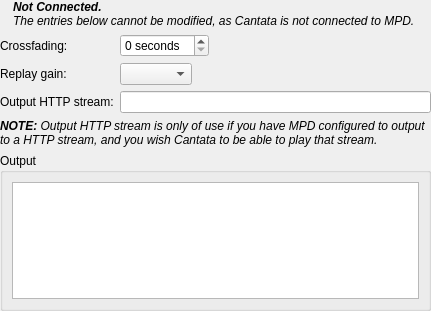
<?xml version="1.0" encoding="UTF-8"?>
<ui version="4.0">
 <class>ServerPlaybackSettings</class>
 <widget class="QWidget" name="ServerPlaybackSettings">
  <property name="geometry">
   <rect>
    <x>0</x>
    <y>0</y>
    <width>431</width>
    <height>311</height>
   </rect>
  </property>
  <layout class="QGridLayout" name="gridLayout">
   <property name="margin">
    <number>0</number>
   </property>
   <item row="0" column="0">
    <widget class="BuddyLabel" name="messageIcon">
     <property name="sizePolicy">
      <sizepolicy hsizetype="Fixed" vsizetype="Fixed">
       <horstretch>0</horstretch>
       <verstretch>0</verstretch>
      </sizepolicy>
     </property>
     <property name="text">
      <string/>
     </property>
    </widget>
   </item>
   <item row="0" column="1">
    <widget class="QLabel" name="messageLabel">
     <property name="text">
      <string>&lt;i&gt;&lt;b&gt;Not Connected.&lt;/b&gt;&lt;br/&gt;The entries below cannot be modified, as Cantata is not connected to MPD.&lt;/i&gt;</string>
     </property>
     <property name="wordWrap">
      <bool>true</bool>
     </property>
    </widget>
   </item>
   <item row="1" column="0" colspan="2">
    <layout class="QFormLayout" name="formLayout_2">
     <property name="fieldGrowthPolicy">
      <enum>QFormLayout::ExpandingFieldsGrow</enum>
     </property>
     <item row="0" column="0">
      <widget class="BuddyLabel" name="crossfadingLabel">
       <property name="text">
        <string>Crossfading:</string>
       </property>
       <property name="buddy">
        <cstring>crossfading</cstring>
       </property>
      </widget>
     </item>
     <item row="0" column="1">
      <widget class="SpinBox" name="crossfading">
       <property name="suffix">
        <string> seconds</string>
       </property>
       <property name="maximum">
        <number>20</number>
       </property>
      </widget>
     </item>
     <item row="1" column="0">
      <widget class="BuddyLabel" name="replayGainLabel">
       <property name="text">
        <string>Replay gain:</string>
       </property>
       <property name="buddy">
        <cstring>replayGain</cstring>
       </property>
      </widget>
     </item>
     <item row="1" column="1">
      <widget class="QComboBox" name="replayGain"/>
     </item>
     <item row="2" column="0">
      <widget class="BuddyLabel" name="streamUrlLabel">
       <property name="text">
        <string>Output HTTP stream:</string>
       </property>
       <property name="buddy">
        <cstring>streamUrl</cstring>
       </property>
      </widget>
     </item>
     <item row="2" column="1">
      <widget class="QLineEdit" name="streamUrl"/>
     </item>
    </layout>
   </item>
   <item row="2" column="0" colspan="2">
    <widget class="QLabel" name="streamUrlInfoLabel">
     <property name="text">
      <string>&lt;i&gt;&lt;b&gt;NOTE:&lt;/b&gt; Output HTTP stream is only of use if you have MPD configured to output to a HTTP stream, and you wish Cantata to be able to play that stream.&lt;/i&gt;</string>
     </property>
     <property name="wordWrap">
      <bool>true</bool>
     </property>
    </widget>
   </item>
   <item row="3" column="0" colspan="2">
    <widget class="QGroupBox" name="outputFrame">
     <property name="title">
      <string>Output</string>
     </property>
     <layout class="QVBoxLayout" name="verticalLayout">
      <item>
       <widget class="QListWidget" name="view"/>
      </item>
     </layout>
    </widget>
   </item>
  </layout>
 </widget>
 <customwidgets>
  <customwidget>
   <class>BuddyLabel</class>
   <extends>QLabel</extends>
   <header>buddylabel.h</header>
  </customwidget>
  <customwidget>
   <class>SpinBox</class>
   <extends>QSpinBox</extends>
   <header>spinbox.h</header>
  </customwidget>
 </customwidgets>
 <tabstops>
  <tabstop>crossfading</tabstop>
  <tabstop>replayGain</tabstop>
  <tabstop>view</tabstop>
 </tabstops>
 <resources/>
 <connections/>
</ui>
